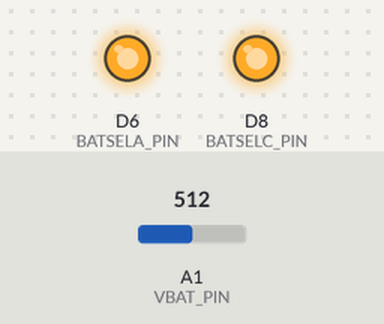
The sketch below on a simulated Arduino Zero (SAMD21). Parts: output pins drawn as LEDs (lit = HIGH). Inputs (shaded band) come from the test bench; at power-on: A1 (VBAT_PIN) = 512. Pins used as bus, display or sensor lines are not drawn; what the sketch prints to the serial monitor is not drawn.

Above: at 0.1 s.
Timing chart, 0 to 1.6 s (numbered marks = the images above):
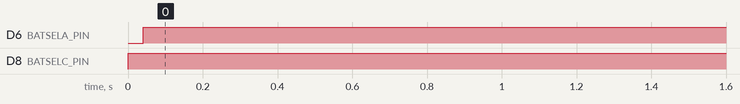

The sketch:

battery.ino
```cpp
/*
Minimal version to test the battery library.

This code is a minimal version to test the battery library. It reads the battery voltage and prints it to the serial monitor.
Each cell is read separately. The voltage is given in volts.
*/

#include <Arduino.h>
#include "battery.hpp"

// Constants
constexpr bool DEBUG = true;
constexpr uint32_t SERIAL_BAUD_RATE = 115200;


void setup() {
    // Open serial communications on the native USB port
    if(DEBUG) {SerialUSB.begin(SERIAL_BAUD_RATE);while(!SerialUSB);}

    // Setup the library
    battery::setup();
    if(DEBUG) {SerialUSB.println("Setup complete");}
}


void loop() {
    for (uint8_t channel = 0; channel < 6; channel++) {
        float voltage = battery::read(channel);
        if(DEBUG) {SerialUSB.print("Cell "); SerialUSB.print(channel); SerialUSB.print(": "); SerialUSB.print(voltage); SerialUSB.print(" V\n");}
    }
    SerialUSB.println("--------------------");

    delay(1000);
}
```

battery.cpp
```cpp
#include "battery.hpp"


namespace battery {

void setup() {
  pinMode(VBAT_PIN, INPUT);
  pinMode(BATSELA_PIN, OUTPUT);
  pinMode(BATSELB_PIN, OUTPUT);
  pinMode(BATSELC_PIN, OUTPUT);

  digitalWrite(BATSELA_PIN, LOW);
  digitalWrite(BATSELB_PIN, LOW);
  digitalWrite(BATSELC_PIN, LOW);
}


void select(uint8_t channel) {
  if(channel & 0b100) {digitalWrite(BATSELC_PIN, HIGH);}
  else {digitalWrite(BATSELC_PIN, LOW);}
  if(channel & 0b010) {digitalWrite(BATSELB_PIN, HIGH);}
  else {digitalWrite(BATSELB_PIN, LOW);}
  if(channel & 0b001) {digitalWrite(BATSELA_PIN, HIGH);}
  else {digitalWrite(BATSELA_PIN, LOW);}
}

float read(uint8_t channel) {
  float voltage = 0.0;
  battery::select(channel);

  int measurement = analogRead(VBAT_PIN);

  if(channel == V_TOTAL) {voltage = measurement/1024.0 * 35.8;}
  else if(channel == V_CELL_1) {voltage = measurement/1024.0 * 7.6;} // because voltage divider is inverted
  else {voltage = measurement/1024.0 * 4.2;}

  return voltage;
}

} // namespace battery
```

battery.hpp
```cpp
#ifndef BATTERY_H
#define BATTERY_H

#include <Arduino.h>

namespace battery {
    // Pinout
    constexpr uint8_t VBAT_PIN      = 15;          // Pin to measure the battery voltage
    constexpr uint8_t BATSELA_PIN   = 6;           // Pins to select the cell to measure
    constexpr uint8_t BATSELB_PIN   = 7;
    constexpr uint8_t BATSELC_PIN   = 8;

    // Cell selection
    enum Cell {
        V_CELL_1 = 0b000,
        V_CELL_2 = 0b001,
        V_CELL_3 = 0b010,
        V_CELL_4 = 0b011,
        V_CELL_5 = 0b100,
        V_TOTAL  = 0b101
    };

    // Function prototypes
    void setup();
    float read(uint8_t channel);
}

#endif // BATTERY_H
```

Measured:
- by itself, D6 (BATSELA_PIN): LOW → HIGH at 0.04 s
- by itself, D8 (BATSELC_PIN): LOW → HIGH at 0.00 s
